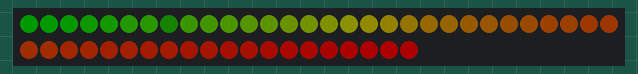
Simulated run of this sketch. Board: Arduino Uno, built with avr-gcc and run on an emulated ATmega328P. Shown: 50 RGB LEDs in strip order, left to right, continuing on the next row. Dim RGB values are drawn brighter than linear; random numbers use the default seed unless the sketch sets one.

Above: at 0.4 s.
At 34.5 s:
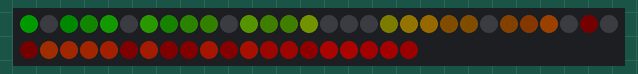

The sketch:

twinkle-gradient.ino
```cpp
#include <FastLED.h>

#define NUM_LEDS 50
#define LED_PIN 4

CRGB leds[NUM_LEDS];

// Set colors.
CRGB COLOR_ONE = CRGB::Green;
CRGB COLOR_TWO = CRGB::Red;

void setup() {
  FastLED.addLeds<WS2811, LED_PIN, RGB>(leds, NUM_LEDS); // RGB is color order
  FastLED.setBrightness(50); // 0-255

  fill_gradient_RGB(leds, NUM_LEDS, COLOR_ONE, COLOR_TWO);
  FastLED.show();
}

void loop() {

  // The light string is set to a gradient of red to green.
  // We'll pick a random light and dim it at random intervals.
  int rand_i = random(0, NUM_LEDS);
  CHSV hsv = getHue(leds[rand_i]);

  // dim and undim
  //   CRGB darkcolor  = CHSV(hue,255,192); // pure hue, three-quarters brightness
  //   CRGB lightcolor = CHSV(hue,128,255); // half 'whitened', full brightness

  int brightness = hsv.v;
  int inc = hsv.v / 10;
  for (int i = 0; i < 10; i++) {
    leds[rand_i].setHSV(hsv.h, 255, brightness);
    FastLED.show();
    delay(10);

    brightness -= inc;
  }
  for (int i = 0; i < 10; i++) {
    leds[rand_i].setHSV(hsv.h, 255, brightness);
    FastLED.show();
    delay(10);

    brightness += inc;
  }

  int rand_d = random(0,750);
  delay(rand_d);
}

CHSV getHue(const CRGB &color) {
  CHSV hsv;
  hsv = rgb2hsv_approximate(color);
  return hsv;
}
```
